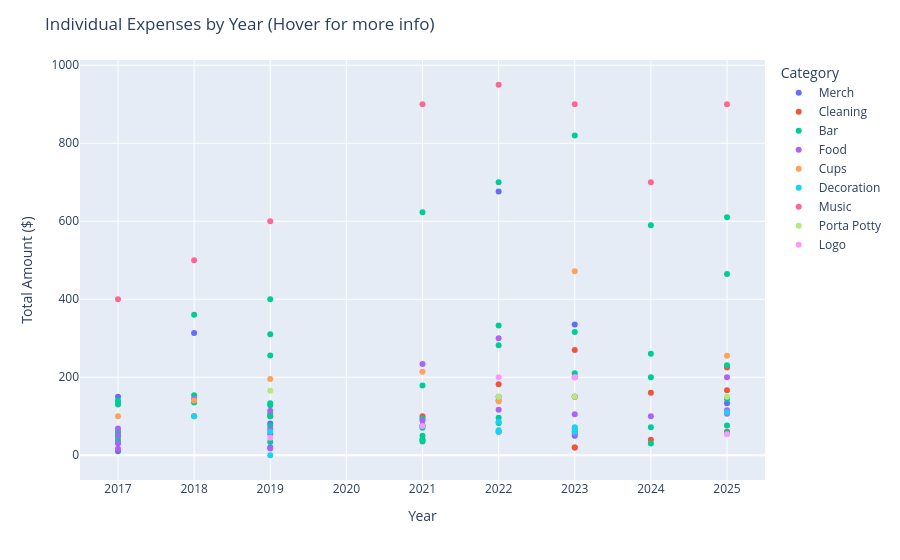

Notebook source saved alongside this figure:
### Code cell
# scatter plot of expenses per year, color-coded by category

# create the scatter plot
fig = px.scatter(
    df,
    x="Year",
    y="Amount",
    color="Category",
    hover_data=["Expense", "Amount", "Year", "Name"],
)

# format plot
fig.update_layout(
    title="Individual Expenses by Year (Hover for more info)",
    xaxis_title="Year",
    yaxis_title="Total Amount ($)",
    legend_title="Category",
)

# show the plot
fig.show()

### Figure 1 — Plotly figure (JSON) as saved in the notebook; plotly's stock layout.template omitted (floating-point values rounded to 4 significant figures)
{"data": [{"customdata": [["Key chains", "Randy Detman"], ["Sign stuff", "Tom Brady"], ["Shirts", "Randy Detman"], ["Tie-Dye", "Morning Glory"], ["Tie-Dye Ts", "Randy Detman"], ["Face paint", "Tarot"], ["Tattoos", "Randy Detman"], ["T shirts/CustomInk", "Bitter Barbie"], ["Candles and Scotland Shipping", "Randy Detman"], ["T shirts", "Bitter Barbie"], ["Piñata and mini bottles", "Watsonville"], ["Sid's shirts", "Latvia"], ["New t-shirts advance payment", "Bitter Barbie"], ["Piñatas/candy/booze", "Watsonville"]], "hovertemplate": "Category=Merch<br>Year=%{x}<br>Amount=%{y}<br>Expense=%{customdata[0]}<br>Name=%{customdata[1]}<extra></extra>", "legendgroup": "Merch", "marker": {"color": "#636efa", "symbol": "circle"}, "mode": "markers", "name": "Merch", "orientation": "v", "showlegend": true, "type": "scatter", "x": [2017, 2017, 2018, 2019, 2019, 2019, 2021, 2022, 2022, 2023, 2023, 2023, 2023, 2025], "xaxis": "x", "y": [150, 10, 313.7, 55, 81.64, 20, 76.39, 676.5, 60, 335.4, 60, 50, 150, 133.6], "yaxis": "y"}, {"customdata": [["Cleaning service", "Randy Detman"], ["Carpet cleaner", "Randy Detman"], ["Cleaner / Carpet cleaner", "Morning Glory"], ["Cleaning", "Morning Glory"], ["Cleaning", "Morning Glory"], ["post-party cleaning", "Morning Glory"], ["Task Rabbit", "Randy Detman"], ["House Cleaning", "Morning Glory"], ["Party Cleaner", "Watsonville"], ["Cleaner Uber", "Watsonville"], ["carpet cleaner", "Morning Glory"], ["Franklyn Cleaning", "Randy Detman"], ["carpet cleaner", "Randy Detman"], ["Cleaners (DMV) deposit", "Randy Detman"], ["Cleaning (Franklyn + $16.95 shampoo)", "Morning Glory"], ["Eric Balance - Cleaners (DMV)", "Randy Detman"]], "hovertemplate": "Category=Cleaning<br>Year=%{x}<br>Amount=%{y}<br>Expense=%{customdata[0]}<br>Name=%{customdata[1]}<extra></extra>", "legendgroup": "Cleaning", "marker": {"color": "#EF553B", "symbol": "circle"}, "mode": "markers", "name": "Cleaning", "orientation": "v", "showlegend": true, "type": "scatter", "x": [2017, 2017, 2018, 2019, 2021, 2022, 2022, 2023, 2023, 2023, 2023, 2024, 2024, 2025, 2025, 2025], "xaxis": "x", "y": [60, 50, 100, 100, 100, 150, 182.4, 150, 270, 20, 20, 160, 40, 60, 166.9, 225], "yaxis": "y"}, {"customdata": [["Brau kegs", "Morning Glory"], ["Extra beer and plates from Giant", "Tom Brady"], ["Extra kegs from 3 stars", "Tom Brady"], ["Ice ", "Tom Brady"], ["Homebrew", "Randy Detman"], ["Beer", "Watsonville"], ["Keg of port city porter", "Morning Glory"], ["Liquor at Costco", "Morning Glory"], ["FBC Kegs (8 @ roughly $45/keg)", "Randy Detman"], ["Tonic Kegs (Port City Porter & Bold Rock)", "Morning Glory"], ["Homebrew", "Randy Detman"], ["Ice", "Bitter Barbie"], ["Beer run", "Chicago"], ["Liquor run", "Tom Brady"], ["Liquor run", "Scotland"], ["Giant run", "Florida"], ["Tonic Kegs", "Morning Glory"], ["Keg tax", "Morning Glory"], ["Fishbowl Beer", "Randy Detman"], ["Keg Taps/Lines", "Randy Detman"], ["CO2/propane", "Randy Detman"], ["Giant - Ice, mixers", "Randy Detman"], ["Shell Gas Station- Ice", "Randy Detman"], ["Giant Mixers", "Morning Glory"], ["Lime juice, cider and sign stuff", "Morning Glory"], ["Tonic kegs", "Morning Glory"], ["Ice bags", "Bitter Barbie"], ["Beer ($65/Keg) + CO2 ($50)", "Randy Detman"], ["Mixers / Cider", "Morning Glory"], ["Tonic kegs", "Morning Glory"], ["Beer ($70/Keg) + CO2 ($50)", "Randy Detman"], ["Mixers / Cider", "Randy Detman"], [" kegs", "Randy Detman"], ["Ice", "Randy Detman"], ["Beer ($70/Keg) + CO2 ($50)", "Randy Detman"], ["Giant (cider stuff)", "Morning Glory"], ["Tonic Kegs", "Morning Glory"], ["Ice", "Watsonville"], ["Bar mixers", "Neighbor"], ["Fishbowl beer (8 kegs $70/per, CO2 $50)", "Randy Detman"], ["Liquor / Food / Costco", "Morning Glory"], ["Costco", "Randy Detman"], ["Costco Liquor / Plates / Paper Towels, TP, trash bags", "Morning Glory"], ["Costco part 2", "Randy Detman"], ["Costco", "Randy Detman"], ["Costco", "Randy Detman"], ["Costco", "Randy Detman"], ["Costco", "Randy Detman"], ["Costco", "Randy Detman"]], "hovertemplate": "Category=Bar<br>Year=%{x}<br>Amount=%{y}<br>Expense=%{customdata[0]}<br>Name=%{customdata[1]}<extra></extra>", "legendgroup": "Bar", "marker": {"color": "#00cc96", "symbol": "circle"}, "mode": "markers", "name": "Bar", "orientation": "v", "showlegend": true, "type": "scatter", "x": [2017, 2017, 2017, 2017, 2017, 2017, 2018, 2018, 2018, 2019, 2019, 2019, 2019, 2019, 2019, 2019, 2021, 2021, 2021, 2021, 2021, 2021, 2021, 2021, 2022, 2022, 2022, 2022, 2023, 2023, 2023, 2024, 2024, 2024, 2024, 2025, 2025, 2025, 2025, 2025, 2017, 2017, 2019, 2019, 2021, 2022, 2023, 2024, 2025], "xaxis": "x", "y": [140, 50, 137, 60, 130, 40, 154, 135, 360, 310, 400, 128, 256, 100, 75, 106.4, 623, 74.3, 40, 50, 40, 94.33, 35, 70.75, 83, 333, 96, 700, 68.23, 316, 820, 30, 260, 72, 590, 76.03, 465, 144, 57.6, 610, 33.33, 137.3, 133.3, 34.24, 178.8, 282.0, 210.3, 200, 230.7], "yaxis": "y"}, {"customdata": [["Plates/cups etc", "Tom Brady"], ["Extra beer and plates from Giant", "Tom Brady"], ["Costco", "Randy Detman"], ["Paella", "Burntwood Gardens"], ["Pizza Walay", "Randy Detman"], ["Porky pig", "Tom Brady"], ["Paella", "Burntwood Gardens"], ["Paper bowls and marker", "Bitter Barbie"], ["Paella", "Burntwood Gardens"], ["Pizza", "Ultra"], ["Paella", "Burntwood Gardens"], ["Liquor / Food / Costco", "Morning Glory"], ["Costco", "Randy Detman"], ["Costco Liquor / Plates / Paper Towels, TP, trash bags", "Morning Glory"], ["Costco part 2", "Randy Detman"], ["Costco", "Randy Detman"], ["Costco", "Randy Detman"], ["Costco", "Randy Detman"], ["Costco", "Randy Detman"], ["Costco", "Randy Detman"]], "hovertemplate": "Category=Food<br>Year=%{x}<br>Amount=%{y}<br>Expense=%{customdata[0]}<br>Name=%{customdata[1]}<extra></extra>", "legendgroup": "Food", "marker": {"color": "#ab63fa", "symbol": "circle"}, "mode": "markers", "name": "Food", "orientation": "v", "showlegend": true, "type": "scatter", "x": [2017, 2017, 2018, 2019, 2021, 2022, 2022, 2023, 2023, 2025, 2025, 2017, 2017, 2019, 2019, 2021, 2022, 2023, 2024, 2025], "xaxis": "x", "y": [50, 30, 145, 114, 234, 300, 116.7, 54.77, 200, 106.4, 200, 16.67, 68.67, 66.67, 17.12, 89.39, 141.0, 105.2, 100, 115.4], "yaxis": "y"}, {"customdata": [["Personalized Cups", "Randy Detman"], ["Cups", "Randy Detman"], ["Cups", "Randy Detman"], ["Cups", "Randy Detman"], ["Steel Cups", "Randy Detman"], ["HP Cups", "Bitter Barbie"], ["cups (discount mugs)", "Randy Detman"]], "hovertemplate": "Category=Cups<br>Year=%{x}<br>Amount=%{y}<br>Expense=%{customdata[0]}<br>Name=%{customdata[1]}<extra></extra>", "legendgroup": "Cups", "marker": {"color": "#FFA15A", "symbol": "circle"}, "mode": "markers", "name": "Cups", "orientation": "v", "showlegend": true, "type": "scatter", "x": [2017, 2018, 2019, 2021, 2022, 2023, 2025], "xaxis": "x", "y": [100, 140.6, 195.5, 214.1, 137.8, 471.8, 255.2], "yaxis": "y"}, {"customdata": [["Pumpkins, hay and cider", "Tom Brady"], ["Pumpkins / Hay", "Burntwood Gardens"], ["Wicked Fun Facebook Sign", "Morning Glory"], ["LetterBoard/Lights", "Randy Detman"], ["Banner", "Randy Detman"], ["Straw Bales and Shipping", "Burntwood Gardens"], ["Straw Bales", "Burntwood Gardens"], ["Uhaul Trailer for Straw Bales To/From", "Randy Detman"], ["Hay", "Bitter Barbie"]], "hovertemplate": "Category=Decoration<br>Year=%{x}<br>Amount=%{y}<br>Expense=%{customdata[0]}<br>Name=%{customdata[1]}<extra></extra>", "legendgroup": "Decoration", "marker": {"color": "#19d3f3", "symbol": "circle"}, "mode": "markers", "name": "Decoration", "orientation": "v", "showlegend": true, "type": "scatter", "x": [2018, 2019, 2019, 2022, 2022, 2022, 2023, 2023, 2025], "xaxis": "x", "y": [100, 0, 60, 85.8, 64, 60, 72, 60, 110], "yaxis": "y"}, {"customdata": [["Bands", "Tom Brady"], ["Bands", "Tom Brady"], ["Bands", "Morning Glory"], ["Bands", "Tom Brady"], ["Bands", "Watsonville"], ["Bands", "Randy Detman"], ["Bands", "Randy Detman"], ["Bands", "Tom Brady"]], "hovertemplate": "Category=Music<br>Year=%{x}<br>Amount=%{y}<br>Expense=%{customdata[0]}<br>Name=%{customdata[1]}<extra></extra>", "legendgroup": "Music", "marker": {"color": "#FF6692", "symbol": "circle"}, "mode": "markers", "name": "Music", "orientation": "v", "showlegend": true, "type": "scatter", "x": [2018, 2019, 2021, 2022, 2023, 2024, 2025, 2017], "xaxis": "x", "y": [500, 600, 900, 950, 900, 700, 900, 400], "yaxis": "y"}, {"customdata": [["Porta Potty", "Randy Detman"], ["Porta Potty", "Randy Detman"], ["Porta Potty", "Randy Detman"], ["portapotty Jiffyjohn.com", "Randy Detman"]], "hovertemplate": "Category=Porta Potty<br>Year=%{x}<br>Amount=%{y}<br>Expense=%{customdata[0]}<br>Name=%{customdata[1]}<extra></extra>", "legendgroup": "Porta Potty", "marker": {"color": "#B6E880", "symbol": "circle"}, "mode": "markers", "name": "Porta Potty", "orientation": "v", "showlegend": true, "type": "scatter", "x": [2019, 2022, 2023, 2025], "xaxis": "x", "y": [165.5, 150, 150, 150], "yaxis": "y"}, {"customdata": [["Logo", "Randy Detman"], ["Logo", "Randy Detman"], ["Logo and Consulting", "Randy Detman"], ["Logo", "Randy Detman"], ["Logo (Fivver)", "Randy Detman"]], "hovertemplate": "Category=Logo<br>Year=%{x}<br>Amount=%{y}<br>Expense=%{customdata[0]}<br>Name=%{customdata[1]}<extra></extra>", "legendgroup": "Logo", "marker": {"color": "#FF97FF", "symbol": "circle"}, "mode": "markers", "name": "Logo", "orientation": "v", "showlegend": true, "type": "scatter", "x": [2019, 2021, 2022, 2023, 2025], "xaxis": "x", "y": [45, 74.8, 200, 200, 54.04], "yaxis": "y"}], "layout": {"legend": {"title": {"text": "Category"}, "tracegroupgap": 0}, "margin": {"t": 60}, "title": {"text": "Individual Expenses by Year (Hover for more info)"}, "xaxis": {"anchor": "y", "domain": [0, 1], "title": {"text": "Year"}}, "yaxis": {"anchor": "x", "domain": [0, 1], "title": {"text": "Total Amount ($)"}}}}
